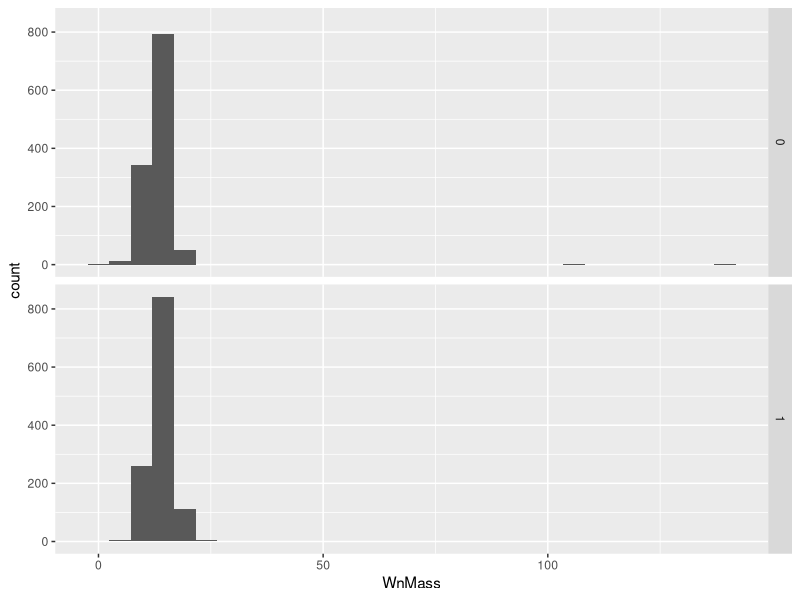
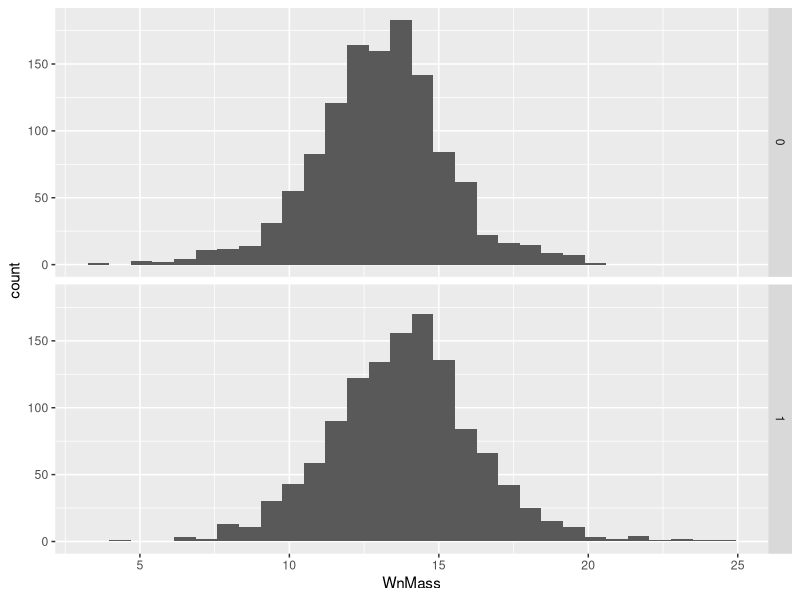
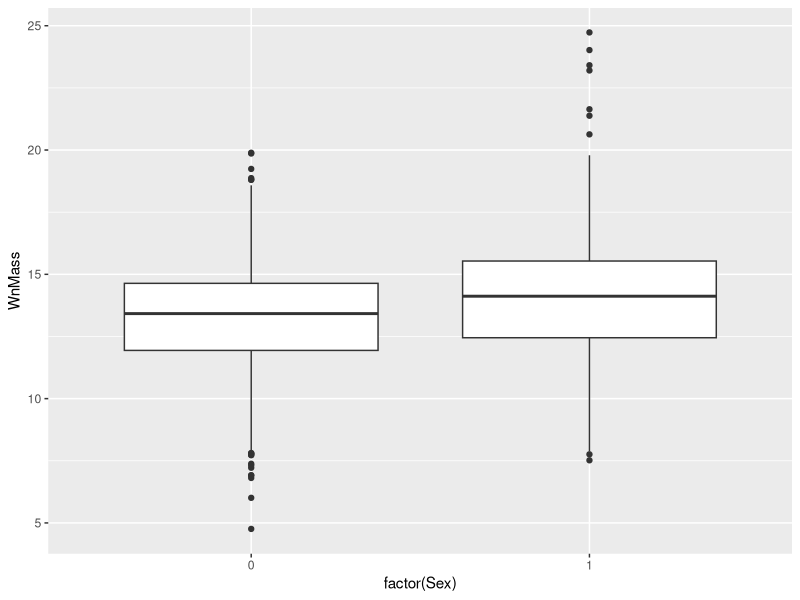

The R script that drew these images, in order:
## ---- chunk 1
library(tidyverse)
library(readxl)
library(cowplot)
## ---- chunk 2
M <- read_excel("../data/Mouse_Weaning_Data.xlsx",
                na = "NA")
str(M)
## ---- chunk 3
M %>% group_by(Sex)
## ---- chunk 4
M %>% group_by(Sex) %>% summarize(mean(WnMass), sd(WnMass))
## ---- chunk 5
M %>% group_by(Sex) %>%
  summarize(mass_mean = mean(WnMass),
            mass_sd = sd(WnMass))
## ---- chunk 6
sum(is.na(M$Sex))
## ---- chunk 7
M_no_NAs <- M %>% filter(!is.na(Sex))
## ---- chunk 8
sum(is.na(M_no_NAs$Sex))
## ---- chunk 9
M_no_NAs %>% group_by(Sex) %>%
  summarize(mass_mean = mean(WnMass),
            mass_sd = sd(WnMass))
## ---- chunk 10
M_no_NAs <- M %>% drop_na(Sex)
## ---- chunk 11
sum(is.na(M_no_NAs$Sex))
## ---- chunk 12
M_no_NAs %>% group_by(Sex) %>%
  summarize(mass_mean = mean(WnMass),
            mass_sd = sd(WnMass))
## ---- chunk 13
M_no_NAs <- read_excel("../data/Mouse_Weaning_Data_Bad.xlsx",
                na = "NA") %>%
  drop_na(Sex)
## ---- chunk 14
ggplot(M_no_NAs, aes(x = WnMass)) +
  geom_histogram() +
  facet_grid(Sex ~ .)
## ---- chunk 15
M_no_NAs %>% 
  select(MouseID, DamID, WnMass) %>% 
  arrange(WnMass)
## ---- chunk 16
M_no_NAs %>% 
  select(MouseID, DamID, WnMass) %>% 
  arrange(desc(WnMass))
## ---- chunk 17
M_filt <- M_no_NAs %>% 
  filter(WnMass > 2 & WnMass < 100)

max(M_filt$WnMass)
min(M_filt$WnMass)
## ---- chunk 18
M_no_NAs$WnMass[M_no_NAs$MouseID == 207] <- 14.09

M_no_NAs$WnMass[M_no_NAs$MouseID == 327] <- 13.96

M_no_NAs$WnMass[M_no_NAs$MouseID == -9 &
                  M_no_NAs$WnMass == 0.1636] <- 16.36

M_no_NAs$WnMass[M_no_NAs$MouseID == -9 &
                  M_no_NAs$WnMass == 105.20] <- 15.20
## ---- chunk 19
M_no_NAs %>% 
  select(MouseID, DamID, WnMass) %>% 
  arrange(WnMass)
## ---- chunk 20
M_no_NAs %>% 
  select(MouseID, DamID, WnMass) %>% 
  arrange(desc(WnMass))
## ---- chunk 21
ggplot(M_no_NAs, aes(x = WnMass)) +
  geom_histogram() +
  facet_grid(Sex ~ .)
## ---- chunk 22
M_no_NAs %>% 
  filter(MouseID != -9) %>% 
  ggplot(aes(y = WnMass, x = factor(Sex))) +
  geom_boxplot()
